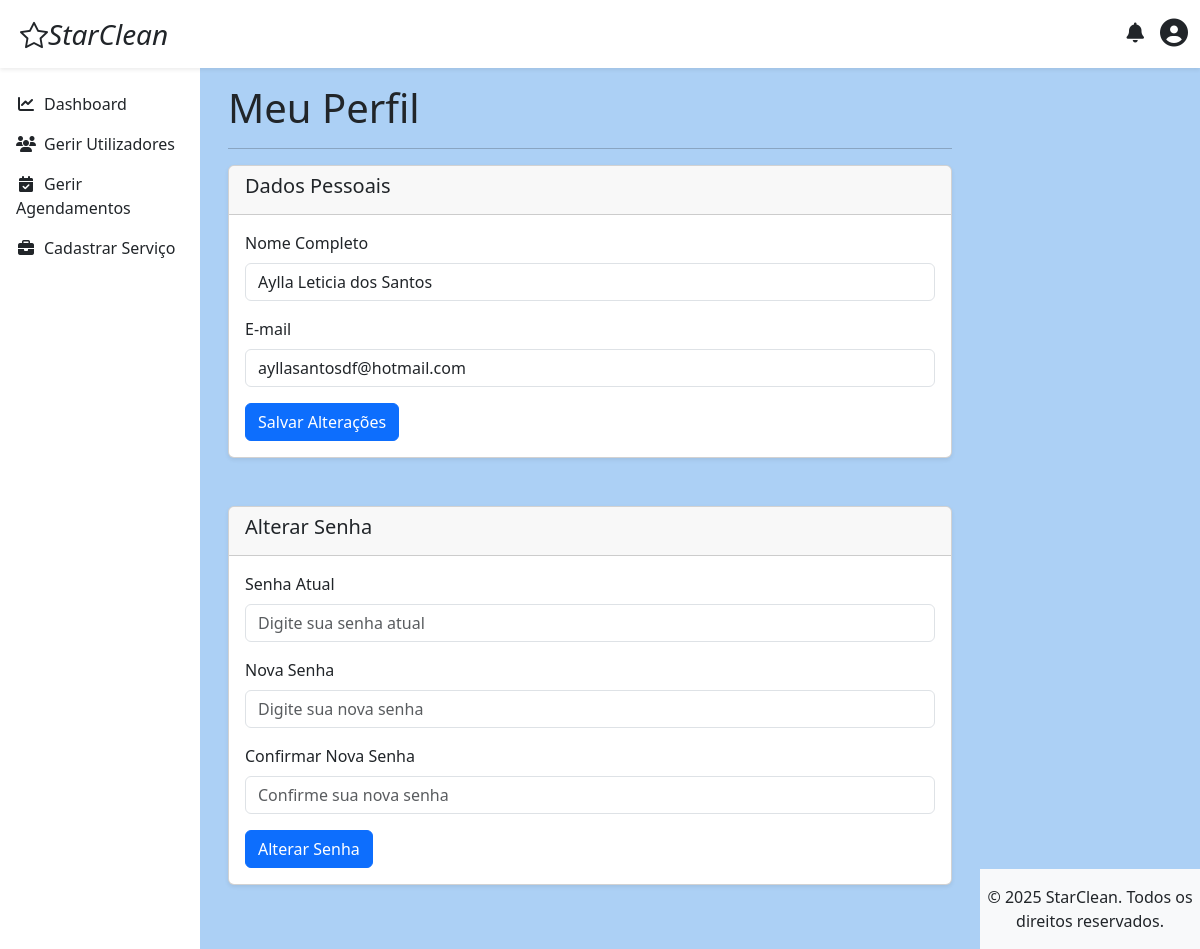
Screenshot of /pages/perfil.php (signed in) with the database file from the repository.
### tables this page shows
CREATE TABLE `administrador` (
  `id` int(11) NOT NULL,
  `nome` varchar(45) NOT NULL,
  `sobrenome` varchar(45) NOT NULL,
  `email` varchar(150) NOT NULL,
  `password` varchar(255) NOT NULL,
  `tipo` enum('adminmaster','adminusuario','adminmoderador') NOT NULL DEFAULT 'adminmaster',
  `receber_notificacoes_email` tinyint(1) NOT NULL DEFAULT 1,
  `criado_em` timestamp NOT NULL DEFAULT current_timestamp(),
  `atualizado_em` timestamp NOT NULL DEFAULT current_timestamp() ON UPDATE current_timestamp()
);

### pages/perfil.php (the view, shortened to what this page needs)
<?php
$id_usuario = $_SESSION['usuario_id'];
$tipo_usuario = $_SESSION['usuario_tipo'];
$tabela = '';
$coluna_nome = '';
switch ($tipo_usuario) {
    case 'admin':
        $tabela = 'Administrador';
        $coluna_nome = 'nome';
        break;
}
$pdo = obterConexaoPDO();
$stmt = $pdo->prepare("SELECT `$coluna_nome` as nome, email FROM `$tabela` WHERE id = ?");
$stmt->execute([$id_usuario]);
$usuario_atual = $stmt->fetch();
include '../includes/header.php';
include '../includes/navbar_logged_in.php';
?>
        <?php include '../includes/menu.php'; ?>
<main class="d-flex">
    <?php include '../includes/sidebar.php'; ?>
<div class="container-fluid m-3">
    <h1>Meu Perfil</h1>
    <hr>
    <div class="card shadow-sm mb-5">
        <div class="card-header responsive">
            <h5>Dados Pessoais</h5>
        </div>
        <div class="card-body">
            <form action="perfil.php" method="POST">
                <div class="mb-3">
                    <label for="nome" class="form-label">Nome Completo</label>
                    <input type="text" class="form-control" id="nome" name="nome" value="<?= htmlspecialchars($usuario_atual['nome']) ?>" required>
                </div>
                <div class="mb-3">
                    <label for="email" class="form-label">E-mail</label>
                    <input type="email" class="form-control" id="email" name="email" value="<?= htmlspecialchars($usuario_atual['email']) ?>" required>
                </div>
                <button type="submit" name="atualizar_dados" class="btn btn-primary">Salvar Alterações</button>
            </form>
        </div>
    </div>
    <div class="card shadow-sm mb-5">
        <div class="card-header responsive">
            <h5>Alterar Senha</h5>
        </div>
        <div class="card-body">
            <form action="perfil.php" method="POST">
                <div class="mb-3">
                    <label for="senha_atual" class="form-label">Senha Atual</label>
                    <input type="password" class="form-control" id="senha_atual" placeholder="Digite sua senha atual" name="senha_atual" required>
                </div>
                <div class="mb-3">
                    <label for="nova_senha" class="form-label">Nova Senha</label>
                    <input type="password" class="form-control" id="nova_senha" placeholder="Digite sua nova senha" name="nova_senha" required>
                </div>
                <div class="mb-3">
                    <label for="confirmar_nova_senha" class="form-label">Confirmar Nova Senha</label>
                    <input type="password" class="form-control" id="confirmar_nova_senha" placeholder="Confirme sua nova senha" name="confirmar_nova_senha" required>
                </div>
                <button type="submit" name="alterar_senha" class="btn btn-primary">Alterar Senha</button>
            </form>
        </div>
    </div>
</div>
<?php include '../includes/footer.php'; ?>

### includes/star_clean.css (style rules this page uses)
.card-body { min-height: 220px; }

### rows the page displays
administrador: nome "Aylla Leticia dos Santos", email "ayllasantosdf@hotmail.com"
